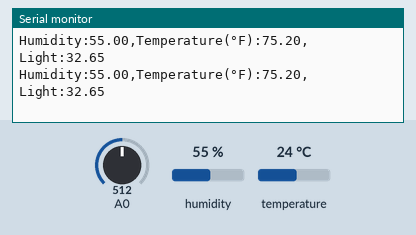
Simulated run of this sketch. Board: Arduino Uno, built with avr-gcc and run on an emulated ATmega328P. Parts: the last lines printed to the serial monitor. The test bench sets the inputs (shaded band); at power-on: A0 = 512, humidity 55 %, temperature 24 °C.

Above: at 19.8 s.
19.9 s: A0 set to 926
At 21.5 s:
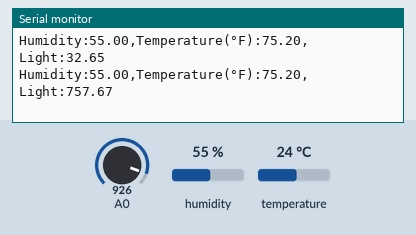
26.3 s: A0 set to 958
At 27.7 s:
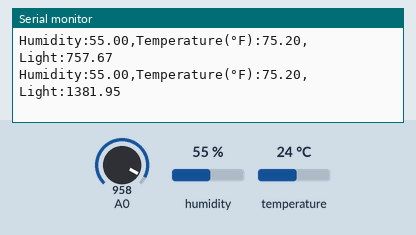
Timing chart, 0 to 29.3 s (numbered marks = the images above; inputs shaded):
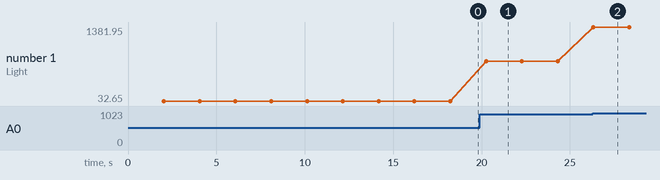

The sketch:

sensor_grapher.ino
```cpp
#include "DHT.h"
#define DHTPIN 7
#define DHTTYPE DHT11

DHT dht(DHTPIN, DHTTYPE);

const double k = 5.0/1024;
const double luxFactor = 500000;
const double R2 = 10000;
const double LowLightLimit = 200;
const double B = 1.3*pow(10.0,7);
const double m = -1.4;
const int LED = 7;

double light_intensity (int RawADC0) {
    double V2 = k*RawADC0;
    double R1 = (5.0/V2 - 1)*R2;
    double lux = B*pow(R1,m);
    return lux;
}
void setup() {
  // put your setup code here, to run once:
  Serial.begin(9600);
  pinMode(LED, OUTPUT);
  dht.begin();
}

void loop() {
  // put your main code here, to run repeatedly:
    delay(2000);
    double intensity = light_intensity(analogRead(0));
    float humi  = dht.readHumidity();
    float tempF = dht.readTemperature(true);
    if (intensity < LowLightLimit) {
        digitalWrite(LED, HIGH);
    } else {
        digitalWrite(LED, LOW);
    }
    Serial.print("Humidity:");
    Serial.print(humi);
    Serial.print(",");
    Serial.print("Temperature(°F):");
    Serial.print(tempF);
    Serial.print(",");
    Serial.print("Light:");
    Serial.println(intensity);
}
```

Measured:
- after the input at 19.9 s, the serial monitor: prints a new line after 0.35 s (image 1)
- after the input at 26.3 s, the serial monitor: prints a new line at once (image 2)
- plotted number 1: 32.65 → 757.67 after the input at 19.9 s, 757.67 → 1381.95 after the input at 26.3 s
